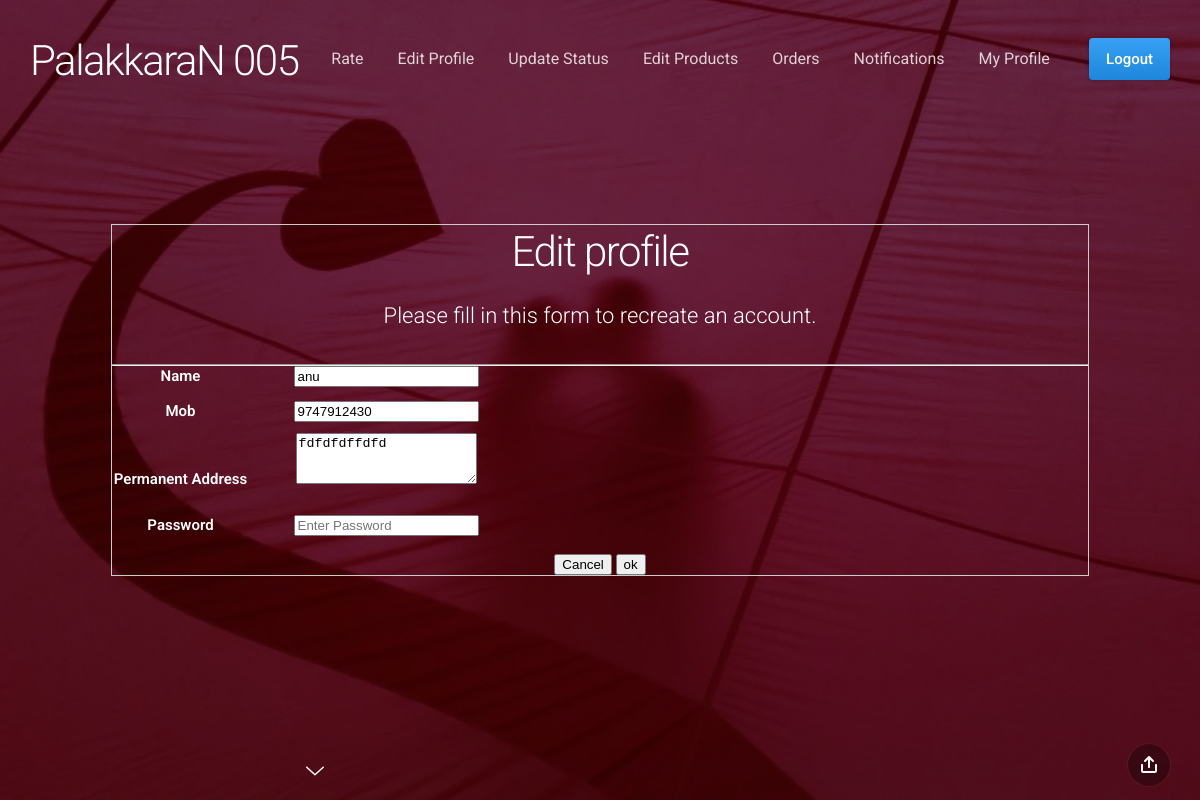
/admnedit1.php (signed in), run on the app's committed database.
### tables this page shows
CREATE TABLE IF NOT EXISTS `user` (
  `Name` varchar(30) NOT NULL,
  `mob` bigint(10) NOT NULL,
  `Paddr` varchar(100) NOT NULL,
  `email` varchar(30) DEFAULT NULL,
  `aditnmob` bigint(10) DEFAULT NULL,
  `acr` float NOT NULL,
  `rub` int(5) NOT NULL,
  `loc` varchar(30) NOT NULL,
  `Bname` varchar(30) NOT NULL,
  `accno` bigint(20) NOT NULL,
  `ifsc` varchar(20) NOT NULL,
  `tempadd` varchar(100) NOT NULL,
  PRIMARY KEY (`mob`)
);

### admnedit1.php (the view, shortened to what this page needs)
<!doctype html>
<html>
<head>
	<link href="css/slides.min.css" rel="stylesheet" type="text/css">
    <link href="css/mystyle.css" rel="stylesheet" type="text/css">
</head>
<?php include("admn.php")?>
<section class="slide fade-6 kenBurns" data-name="">
  <div class="content">
    <div class="container">
      <div class="wrap">
       <?php
		 require("db.php");
		  $s=$_SESSION['mobusr'];
		  $sql="select Name,mob,paddr from user where mob='$s'";
		  $res=mysqli_query($con,$sql);
			  if(mysqli_num_rows($res)>0)
			  {
				  $r=mysqli_fetch_array($res);
			  }
			  else{
				  echo"<script>alert('invalid login1');history.go(-1);</script>";
			  }
		  ?>
	   <form action="" style="border:1px solid #ccc" method="post">
  <div class="container">
    <h1>Edit profile</h1>
    <p>Please fill in this form to recreate an account.</p>
    <hr>
<table>
<tr>
 <td width="137" height="35">   <label for="name"><b>Name</b></label></td>
 <td width="274">   <input type="text" value=<?php echo$r['Name'] ?> name="name"></td>
</tr>
<tr>
<td height="32">    <label for="mob"><b>Mob</b></label></td>
 <td>   <input type="text" value=<?php echo$r['mob'] ?> pattern="[0-9]{10}" name="mob" required></td>
</tr>
<tr>
 <td height="82">   <label for="perad"><b>Permanent Address</b></label></td>
 <td>   <textarea rows="3"  name="perad" ><?php echo$r['paddr']?></textarea></td>
</tr>
<tr><td><label for="psw"><b>Password</b></label></td>
    <td><input type="password" placeholder="Enter Password" name="psw" required></td>
</tr>
</table>
<br>
    <div class="clearfix">
      <button type="button" class="cancelbtn">Cancel</button>
      <button type="submit" name="submit" class="signupbtn">ok</button>
    </div>
  </div>
</form>
      </div>
    </div>
  </div>
  <div class="background" style="background-image:url(assets/img/background/img-27.jpg)"></div>
</section>
<nav class="panel bottom forceMobileView">
  <div class="sections desktop">
    <div class="center"><span class="nextSlide"><svg><use xmlns:xlink="http://www.w3.org/1999/xlink" xlink:href="#arrow-down"></use></svg></span></div>
    <div class="right"><span data-dropdown-id="2" class="button actionButton dropdownTrigger"><svg><use xmlns:xlink="http://www.w3.org/1999/xlink" xlink:href="#share"></use></svg></span></div>
  </div>
</nav>
</body>
</html>

### data on the page
user: name "anu", mob "9747912430", perad "fdfdfdffdfd"
